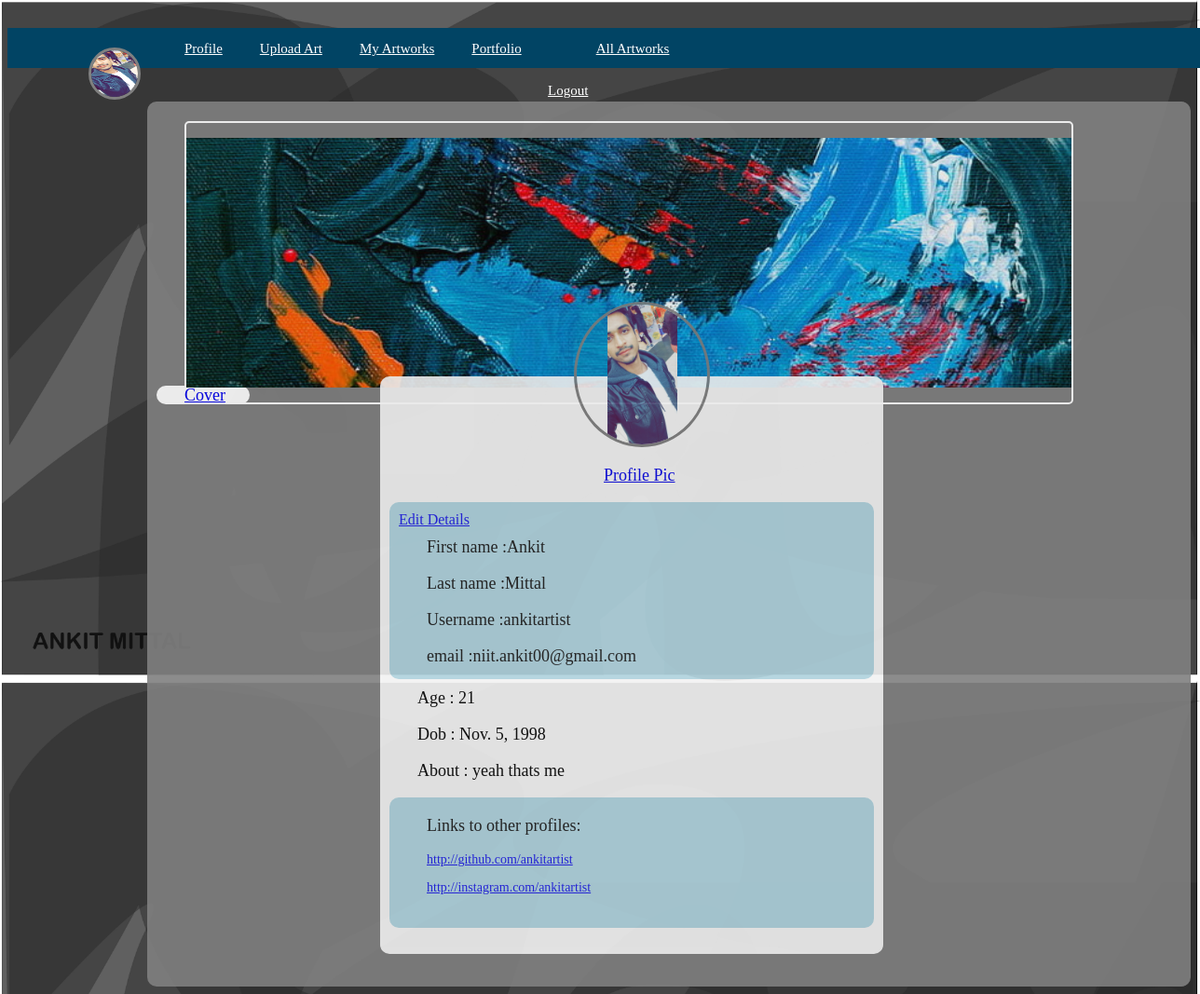
Page /artapp/profile (signed in) on the committed database.
### artapp/models.py (models this page shows, shortened)
class more(models.Model):
    user1=models.OneToOneField(User,on_delete=models.CASCADE)
    ppic=models.ImageField(upload_to='profile_pics' ,blank=True)

class more2(models.Model):
    user1=models.OneToOneField(User,on_delete=models.CASCADE)
    coverphoto=models.ImageField(upload_to='cover_pics' ,blank=True)

class details(models.Model):
    user1=models.OneToOneField(User,on_delete=models.CASCADE)
    age=models.IntegerField(blank=False)
    Dob=models.DateField(blank=True,null=True)
    about=models.TextField(blank=True)
    link=models.URLField(blank=True)
    link1=models.URLField(blank=True)

### artapp/views.py (the view)
# urls.py: path("profile",views.profile,name='profile'),
def profile(request):
    temp=details.objects.filter(user1=request.user)
    pic2=more2.objects.filter(user1=request.user)
    pic=more.objects.filter(user1=request.user)
    context={'user':request.user,'pic':pic,'pic2':pic2,'temp':temp}
    return render(request,'artapp/profile.html',context)

### artapp/templates/artapp/profile.html
{% extends "artapp/base.html" %}
{%block body_block %}
<br><br>
<div class="reg" style="height:930px; width:1100px; margin-left:150px; background-color:grey;">
{% if pic2 %}
{% for i in pic2%}
<a href="{%url 'artapp:more2' user.id%}">
<img style=" margin-top:10px; height:300px; width:950px; object-fit:contain; margin-left:30px; border:solid 2px white; border-radius:5px; " class="profile" src="{{i.coverphoto.url}}" alt="sorry" width=150px height=100px;/>
</a>
{%endfor%}
{%endif%}
<div style="width:100px; height:20px; background-color:white; border-radius:10px; margin-top:-40px;">
<p><a href="{%url 'artapp:more2' user.id%}">Cover</a></p></div>
<div class="reg"  style="height:600px; margin-left:240px; margin-top:-30px;">
{% if pic %}
{% for i in pic%}
<a href="{%url 'artapp:more1' user.id%}">
<img style="margin-left:198px; height:150px; width:140px; object-fit:contain; border-radius:50%; border:solid 3px grey; margin-top:-90px; opacity:1;" class="profile" src="{{i.ppic.url}}" alt="sorry" width=150px height=100px;/>
</a>
{%endfor%}
{%endif%}
<a href="{%url 'artapp:more1' user.id%}"><p style= "margin-left:230px">Profile Pic</a></p>
<div class="reg1" style="margin-left:0px; height:170px;background-color:lightblue">
<a href="{%url 'artapp:details' user.id%}">Edit Details</a>
<p> First name       :{{user.first_name}}</p><p> Last name       :{{user.last_name}}</p>
<p> Username       :{{user}}</p>
<p>email       :{{user.email}}</p>
</div>
{%if temp%}
{%for i in temp%}
{%if i.age%}
<p> Age : {{i.age}}</p>
{%endif%}
{%if i.Dob%}
<p> Dob :  {{i.Dob}}</p>
{%endif%}
{%if i.about%}
<p> About :  {{i.about}}</p>
{%endif%}
{%if i.link%}
<div class="reg1" style="margin-left:0px; height:120px;background-color:lightblue">
<p> Links to other profiles:</p>
<a href={{i.link}}>
<p style="font-size:14px;">{{i.link}}</p></a>
{%endif%}
{%if i.link1%}
<a href={{i.link1}}>
<p style="font-size:14px;">{{i.link1}}</p></a>
{%endif%}
</div>
{%endfor%}
{%endif%}
</div></div>
{%endblock%}

### artapp/templates/artapp/base.html (shortened to what this page needs)
{%load static %}
<html>
<head><title></title> <link rel="stylesheet" href="{%static 'css/design.css'%}"> </head>
<body id="bg" style="background-image: url('{%static "images/d.jpg"%}')";>
<ul>
{% if pic %}
{% for i in pic%}
<a href="{%url 'artapp:more1' user.id%}">
<li>
<img style=" width:50px; height:50px; border-radius:50%; border:solid 3px grey; margin-right:-160px;" class="profile" src="{{i.ppic.url}}" alt="sorry" width=150px height=100px;/>
</a></li>
{%endfor%}
{%endif%}
{% if user.is_authenticated %}
<li style="margin:10px; margin-left: 110px;"><a href="{%url 'artapp:profile'%}">Profile</a></li>
<li style="margin:10px"><a href="{%url 'artapp:artworks1' user.id%}">Upload Art</a></li>
<li style="margin:10px"><a href="{%url 'artapp:viewart'%}">My Artworks</a></li>
<li style="margin:10px; margin-right:0px;"><a href="{%url 'artapp:portfolio'%}">Portfolio</a><li>
<li style="margin:10px"><a href="{%url 'artapp:viewall'%}">All Artworks</a></li>
<li style="margin:10px; margin-left:500px;"><a href="{%url 'logout'%}">Logout</a></li>
{%endif%}
</ul>
{% block body_block%}
{% endblock %}
</body>
</html>

### artapp/static/css/design.css (style rules this page uses)
ul { list_style:name; width: 100%; margin:30px auto 0px auto; height:43px; padding: 0px 20px 0px 20px; background:#014464; background:-moz-linear-gradient(top,#0272a7,#013953); background:-webkit-gradient(linear,0% 0%, 0% 100%,from(#0272a7),to(#01353)); }
img { margin:10px; }
li { float:left; display:block;text-align:center; position:relative; padding:4px 10px 4px 10px; margin-right:30px; margin-top:7px; border:none; }
li a { font-size:15px; color:white; }
.reg { background-color:white;border-radius:10px; width:520px; margin-left:380px; height:350px; opacity:0.90; background-radius:3px;padding:10px; }
.reg1 { background-color:grey; border-radius:10px; width:500px; margin-left:380px; height:200px; opacity:0.90; background-radius:3px;padding:10px; }
#bg { background-size:100%; }
p { font-size:18px; font-color:white; margin-left:30px; margin-top:10px; }

### rows in the picture
more: ppic (picture)
more2: coverphoto (picture)
details: age "21", Dob "Nov. 5, 1998", about "yeah thats me", link "http://github.com/ankitartist", link1 "http://instagram.com/ankitartist"

### other values in the picture
{{ user.first_name }} "Ankit"
{{ user.last_name }} "Mittal"
{{ user }} "ankitartist"
{{ user.email }} "niit.ankit00@gmail.com"
